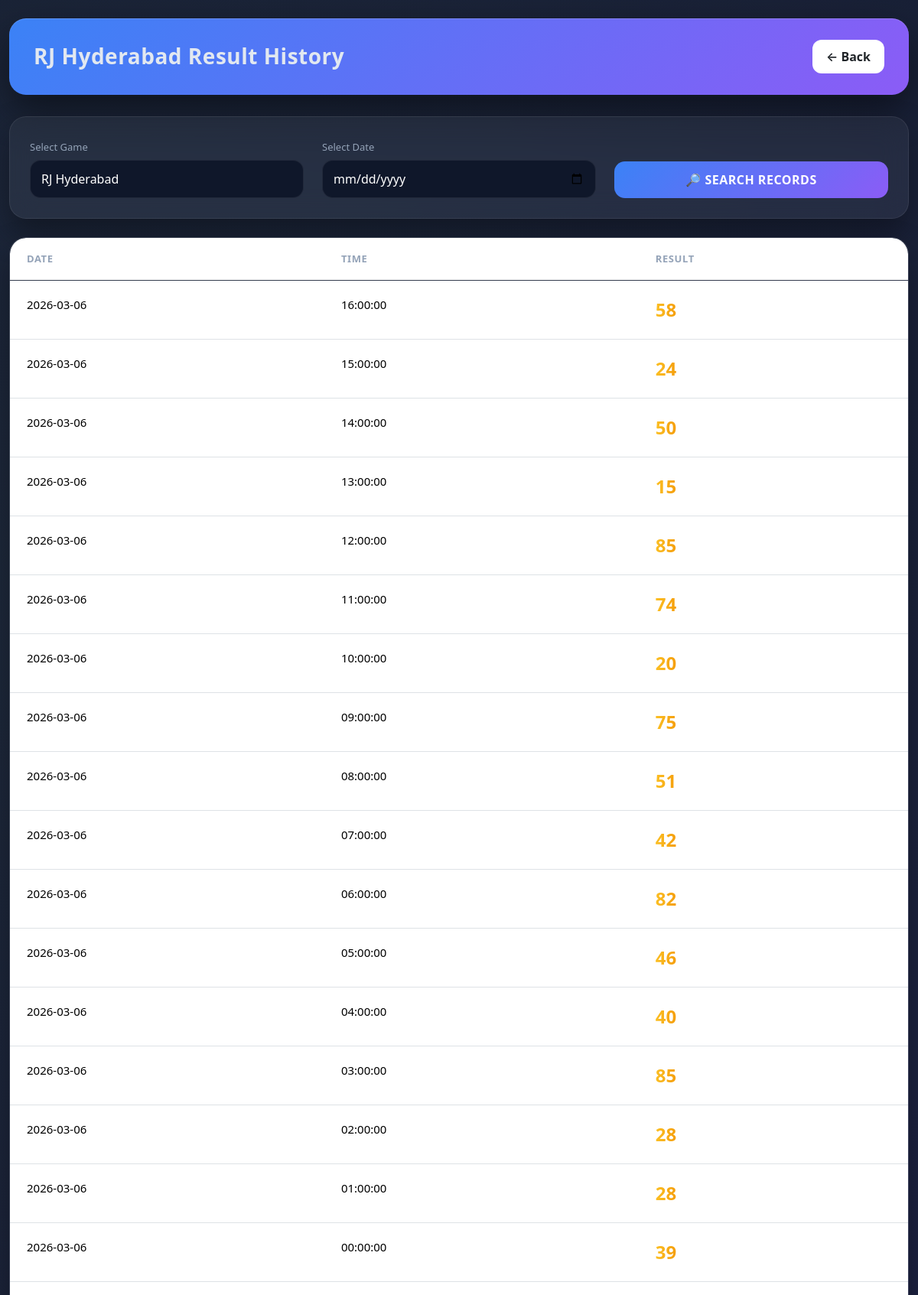
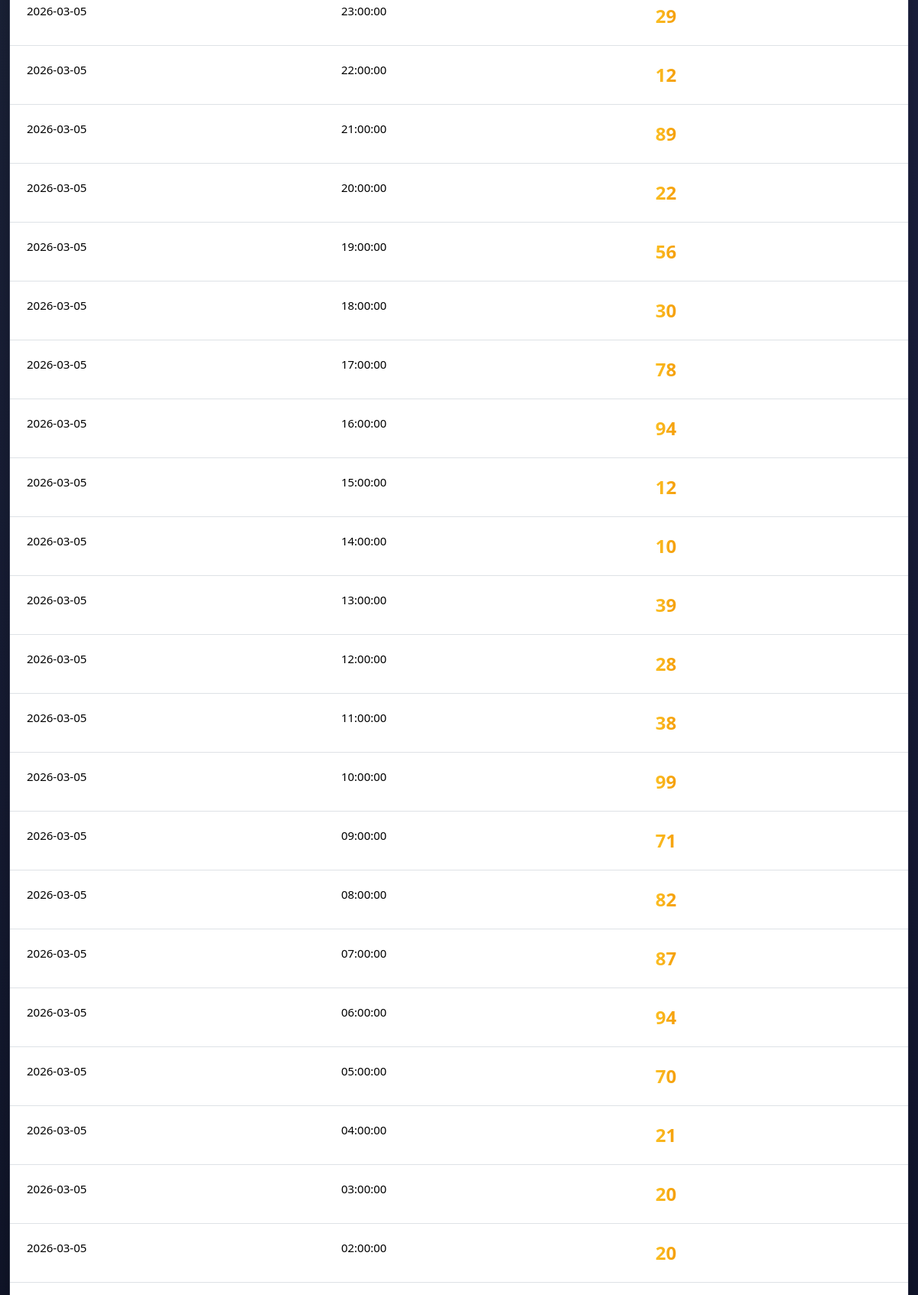
Screenshot of /game-history.php?game_id=4 (upper part) with the database file from the repository (2 pictures, top to bottom).
### tables this page shows
CREATE TABLE `games` (
  `id` int(6) UNSIGNED NOT NULL,
  `name` varchar(100) NOT NULL,
  `game_type` enum('Datewise','Timewise') DEFAULT 'Datewise',
  `time_slot` varchar(100) DEFAULT NULL,
  `interval_mins` int(11) DEFAULT 30,
  `logo_path` varchar(255) DEFAULT NULL,
  `last_modified` timestamp NOT NULL DEFAULT current_timestamp() ON UPDATE current_timestamp()
);

CREATE TABLE `results` (
  `id` int(6) UNSIGNED NOT NULL,
  `game_id` int(6) UNSIGNED DEFAULT NULL,
  `lock_date` date NOT NULL,
  `lock_time` time NOT NULL,
  `lock_value` varchar(50) NOT NULL,
  `last_modified` timestamp NOT NULL DEFAULT current_timestamp() ON UPDATE current_timestamp()
);

### game-history.php (the view, shortened to what this page needs)
<?php
require_once 'db.php';
$selected_game = isset($_GET['game_id']) ? (int)$_GET['game_id'] : 0;
$selected_date = isset($_GET['date']) ? $_GET['date'] : '';
$games = $conn->query("SELECT id,name FROM games ORDER BY name ASC")->fetchAll();
$game_name = "Result History";
if($selected_game){
    $stmt = $conn->prepare("SELECT name FROM games WHERE id=?");
    $stmt->execute([$selected_game]);
    $g = $stmt->fetch();
    if($g){
        $game_name = $g['name']." Result History";
    }
}
$where = [];
$params = [];
if($selected_game){
    $where[] = "game_id=?";
    $params[] = $selected_game;
}
$where_sql = count($where) ? ("WHERE ".implode(" AND ",$where)) : "";
$stmt = $conn->prepare("
SELECT lock_date, lock_time, lock_value
FROM results
$where_sql
ORDER BY lock_date DESC, lock_time DESC
LIMIT 100
");
$stmt->execute($params);
$results = $stmt->fetchAll();
?>
<!DOCTYPE html>
<html>
<head>
<link href="https://cdn.jsdelivr.net/npm/bootstrap@5.3.3/dist/css/bootstrap.min.css" rel="stylesheet">
</head>
<body>
<div class="container py-4">
    <div class="page-header d-flex justify-content-between align-items-center flex-wrap gap-3">
        <h3 class="page-title"><?=$game_name?></h3>
        <a href="index.php" class="btn btn-back">← Back</a>
    </div>
    <div class="glass filter-card mb-4">
        <form method="get" class="row g-4 align-items-end">
            <div class="col-md-4">
                <label class="form-label">Select Game</label>
                <select name="game_id" class="form-select">
                    <?php foreach($games as $game): ?>
                        <option value="<?=$game['id']?>"
                            <?=$selected_game==$game['id']?'selected':''?>>
                            <?=$game['name']?>
                        </option>
                    <?php endforeach; ?>
                </select>
            </div>
            <div class="col-md-4">
                <label class="form-label">Select Date</label>
                <input type="date" name="date" value="<?=$selected_date?>" class="form-control">
            </div>
            <div class="col-md-4 d-grid">
                <button class="btn-search">🔎 SEARCH RECORDS</button>
            </div>
        </form>
    </div>
    <div class="glass table-wrap">
        <table class="table">
            <thead>
                <tr>
                    <th style="width:35%">Date</th>
                    <th style="width:35%">Time</th>
                    <th style="width:30%">Result</th>
                </tr>
            </thead>
            <tbody>
            <?php if(count($results)>0): ?>
                <?php foreach($results as $r): ?>
                <tr>
                    <td><?=htmlspecialchars($r['lock_date'])?></td>
                    <td><?=htmlspecialchars($r['lock_time'])?></td>
                    <td><span class="result-value"><?=htmlspecialchars($r['lock_value'])?></span></td>
                </tr>
                <?php endforeach; ?>
            <?php else: ?>
                <tr>
                    <td colspan="3" class="empty">No records found</td>
                </tr>
            <?php endif; ?>
            </tbody>
        </table>
    </div>
</div>
</body>
</html>

### game-history.php (style rules this page uses)
:root { --bg:#0b1220; --bg-soft:#0f172a; --card:rgba(255,255,255,0.05); --border:rgba(255,255,255,0.08); --accent:#3b82f6; --accent2:#8b5cf6; --success:#22c55e; --text:#e2e8f0; --muted:#94a3b8; }
* { box-sizing:border-box }
body { margin:0; background: radial-gradient(circle at 10% 10%, #1e293b 0%, transparent 40%), radial-gradient(circle at 90% 20%, #1e1b4b 0%, transparent 40%), var(--bg); color:var(--text); font-family: ui-sans-serif, system-ui, -apple-system, Segoe UI, Roboto, Arial; }
.container { max-width:1200px }
.page-header { background: linear-gradient(135deg,var(--accent),var(--accent2)); padding:28px 32px; border-radius:22px; margin-bottom:28px; box-shadow: 0 20px 50px rgba(0,0,0,0.45), inset 0 1px 0 rgba(255,255,255,0.15); }
.page-title { font-size:28px; font-weight:800; letter-spacing:.5px; margin:0; }
.btn-back { background:#fff; border:none; border-radius:12px; padding:10px 18px; font-weight:600; }
.glass { background:var(--card); backdrop-filter: blur(18px); border:1px solid var(--border); border-radius:22px; box-shadow:0 20px 40px rgba(0,0,0,0.35); }
.filter-card { padding:26px; }
.form-label { font-size:13px; color:var(--muted); margin-bottom:6px; }
.form-control,.form-select { background:var(--bg-soft); border:1px solid var(--border); color:#fff; border-radius:14px; padding:12px 14px; }
.btn-search { border:none; border-radius:14px; padding:12px; font-weight:700; background:linear-gradient(135deg,var(--accent),var(--accent2)); color:#fff; letter-spacing:.5px; }
.table-wrap { overflow:hidden; border-radius:22px; }
.table { margin:0; color:#fff; }
.table thead { background:rgba(255,255,255,0.04); backdrop-filter: blur(8px); }
.table th { border:none; padding:18px 22px; font-size:13px; letter-spacing:.6px; text-transform:uppercase; color:var(--muted); }
.table td { border-top:1px solid rgba(255,255,255,.04); padding:20px 22px; font-size:15px; }
.table tbody tr { transition:.25s; }
.result-value { font-size:24px; font-weight:900; background:linear-gradient(90deg,#fbbf24,#f59e0b); -webkit-background-clip:text; -webkit-text-fill-color:transparent; }

### rows the page displays
games: name "RJ Hyderabad Result History"
results: lock_date "2026-03-06", lock_time "16:00:00", lock_value "58"
results: lock_date "2026-03-06", lock_time "15:00:00", lock_value "24"
results: lock_date "2026-03-06", lock_time "14:00:00", lock_value "50"
results: lock_date "2026-03-06", lock_time "13:00:00", lock_value "15"
results: lock_date "2026-03-06", lock_time "12:00:00", lock_value "85"
results: lock_date "2026-03-06", lock_time "11:00:00", lock_value "74"
results: lock_date "2026-03-06", lock_time "10:00:00", lock_value "20"
results: lock_date "2026-03-06", lock_time "09:00:00", lock_value "75"
results: lock_date "2026-03-06", lock_time "08:00:00", lock_value "51"
results: lock_date "2026-03-06", lock_time "07:00:00", lock_value "42"
results: lock_date "2026-03-06", lock_time "06:00:00", lock_value "82"
results: lock_date "2026-03-06", lock_time "05:00:00", lock_value "46"
results: lock_date "2026-03-06", lock_time "04:00:00", lock_value "40"
results: lock_date "2026-03-06", lock_time "03:00:00", lock_value "85"
results: lock_date "2026-03-06", lock_time "02:00:00", lock_value "28"
results: lock_date "2026-03-06", lock_time "01:00:00", lock_value "28"
results: lock_date "2026-03-06", lock_time "00:00:00", lock_value "39"
results: lock_date "2026-03-05", lock_time "23:00:00", lock_value "29"
results: lock_date "2026-03-05", lock_time "22:00:00", lock_value "12"
results: lock_date "2026-03-05", lock_time "21:00:00", lock_value "89"
results: lock_date "2026-03-05", lock_time "20:00:00", lock_value "22"
results: lock_date "2026-03-05", lock_time "19:00:00", lock_value "56"
results: lock_date "2026-03-05", lock_time "18:00:00", lock_value "30"
results: lock_date "2026-03-05", lock_time "17:00:00", lock_value "78"
results: lock_date "2026-03-05", lock_time "16:00:00", lock_value "94"
results: lock_date "2026-03-05", lock_time "15:00:00", lock_value "12"
results: lock_date "2026-03-05", lock_time "14:00:00", lock_value "10"
results: lock_date "2026-03-05", lock_time "13:00:00", lock_value "39"
results: lock_date "2026-03-05", lock_time "12:00:00", lock_value "28"
results: lock_date "2026-03-05", lock_time "11:00:00", lock_value "38"
results: lock_date "2026-03-05", lock_time "10:00:00", lock_value "99"
results: lock_date "2026-03-05", lock_time "09:00:00", lock_value "71"
results: lock_date "2026-03-05", lock_time "08:00:00", lock_value "82"
results: lock_date "2026-03-05", lock_time "07:00:00", lock_value "87"
results: lock_date "2026-03-05", lock_time "06:00:00", lock_value "94"
results: lock_date "2026-03-05", lock_time "05:00:00", lock_value "70"
results: lock_date "2026-03-05", lock_time "04:00:00", lock_value "21"
results: lock_date "2026-03-05", lock_time "03:00:00", lock_value "20"
results: lock_date "2026-03-05", lock_time "02:00:00", lock_value "20"

### other values shown
form field game_id "RJ Hyderabad"
